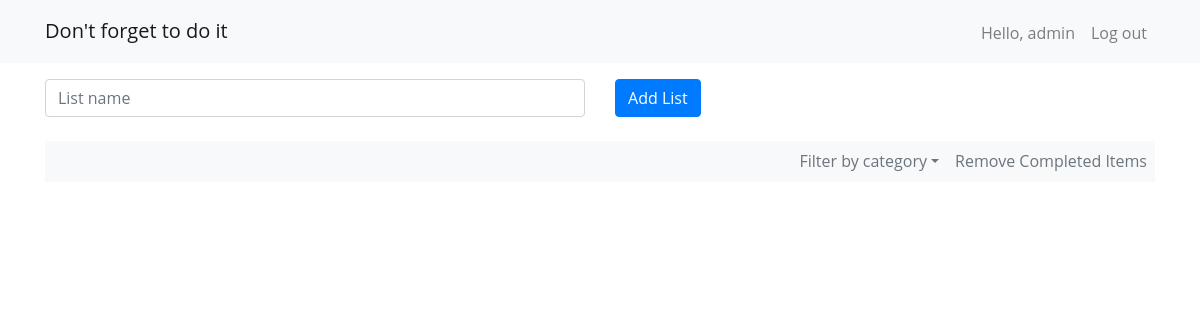
Page /dashboard (signed in) on the earlier database version.
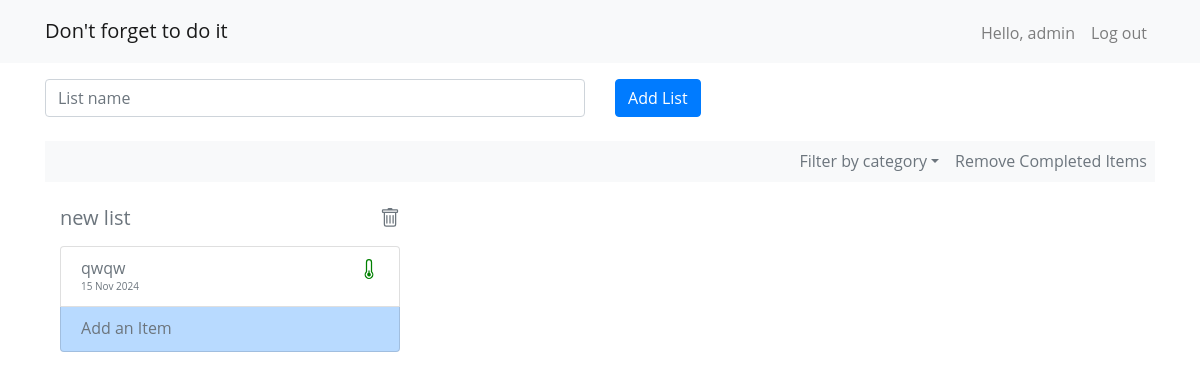
Same page on the later database version.
### lists/models.py (models this page shows, shortened)
class List(models.Model):
    name = models.CharField(max_length=200)
    user = models.ForeignKey(User, on_delete=models.CASCADE, default=1)

class Item(models.Model):
    PRIORITY = [
        ("1", "High"),
        ("2", "Medium"),
        ("3", "Low")
    ]
    CATEGORY = [
        ("WRK", "Work"),
        ("FML", "Family"),
        ("LRN", "Learning"),
        ("TRV", "Travelling"),
        ("OTH", "Others")
    ]
    list = models.ForeignKey(List, related_name='items', on_delete=models.CASCADE)
    title = models.CharField(max_length=200)
    category = models.CharField(
        max_length=20,
        choices=CATEGORY,
        default="OTH"
    )
    priority = models.CharField(
        max_length=10,
        choices=PRIORITY,
        default=3,
    )
    date = models.DateField(default=date.today)
    duration = models.IntegerField(default=1)
    completed = models.BooleanField(default=False)
    comments = models.TextField(max_length=200, blank=True)

### lists/views.py (the view)
# urls.py: path('dashboard', views.show_list, name='show_list'),
@login_required(login_url='log_in')
def show_list(request):
    form = ListForm(request.POST)
    if request.method == 'POST':
        form = ListForm(request.POST)
        if form.is_valid():
            new_list = form.save(commit=False)
            new_list.user = request.user
            form.save()
            return redirect('show_list')
    else:
        form = ListForm()
    lists = List.objects.filter(user=request.user)
    items = Item.objects.filter(list__in = lists)
    category_names = [category[1] for category in Item.CATEGORY]
    return render(request, "lists/dashboard.html",
                  {"form": form, 'lists': lists, 'items': items, 'categories': category_names})

### lists/forms.py
class ListForm(forms.ModelForm):
    class Meta:
        model = List
        fields = ['name']
        labels = {
            'name': '',
        }
        widgets = {
            'name': forms.TextInput(attrs={'class': 'form-control', 'placeholder': 'List name'}),
        }

### lists/templates/lists/dashboard.html (shortened to what the changed rows need)
{% extends "base.html" %}
{% load bootstrap4 %}
{% block content %}
<div class="d-flex flex-row bd-highlight mb-3">
     {% for list in lists %}
        <div class="col-md-4 order-md-2 mb-4">
                <h5 class="d-flex justify-content-between align-items-center mb-3">
                <span class="text-muted">{{ list.name }}</span>
                <span><a href="{% url 'remove_list' list.id %}" onclick="return confirm('Are you sure you want to proceed?');">
                            </a></span></h5>
                     <ul class="list-group mb-3">
                        {% for item in list.items.all|dictsort:'priority' %}
                            {% if item.completed == True %}
                                {% if item.priority == '1' %}
                                    <li class="list-group-item list-group-item-action d-flex justify-content-between lh-condensed">
                                            <div>
                                            <h6 class="my-0"><a href="{% url 'edit_item' item.id %}"><del>{{ item.title }}</del></a></h6>
                                            <small class="text-muted">{{ item.date|date:"d M Y" }}</small>
                                            </div>
                                        <span class="text-muted" style="font-size: 10px;">
                                        <svg xmlns="http://www.w3.org/2000/svg" width="20" height="20" fill="red" class="bi bi-thermometer-high" viewBox="0 0 16 16">
                                            <path d="M9.5 12.5a1.5 1.5 0 1 1-2-1.415V2.5a.5.5 0 0 1 1 0v8.585a1.5 1.5 0 0 1 1 1.415"/>
                                            <path d="M5.5 2.5a2.5 2.5 0 0 1 5 0v7.55a3.5 3.5 0 1 1-5 0zM8 1a1.5 1.5 0 0 0-1.5 1.5v7.987l-.167.15a2.5 2.5 0 1 0 3.333 0l-.166-.15V2.5A1.5 1.5 0 0 0 8 1"/>
                                        </svg>
                                        </span>
                                    </li>
                                {% elif item.priority == '2' %}
                                    <li class="list-group-item list-group-item-action d-flex justify-content-between lh-condensed">
                                        <div>
                                        <h6 class="my-0"><a href="{% url 'edit_item' item.id %}"><del>{{ item.title }}</del></a></h6>
                                        <small class="text-muted">{{ item.date|date:"d M Y" }}</small>
                                        </div>
                                        <span class="text-muted" style="font-size: 10px;">
                                        <svg xmlns="http://www.w3.org/2000/svg" width="20" height="20" fill="orange" class="bi bi-thermometer-half" viewBox="0 0 16 16">
                                             <path d="M9.5 12.5a1.5 1.5 0 1 1-2-1.415V6.5a.5.5 0 0 1 1 0v4.585a1.5 1.5 0 0 1 1 1.415"/>
                                             <path d="M5.5 2.5a2.5 2.5 0 0 1 5 0v7.55a3.5 3.5 0 1 1-5 0zM8 1a1.5 1.5 0 0 0-1.5 1.5v7.987l-.167.15a2.5 2.5 0 1 0 3.333 0l-.166-.15V2.5A1.5 1.5 0 0 0 8 1"/>
                                        </svg>
                                        </span>
                                    </li>
                                {% elif item.priority == '3' %}
                                    <li class="list-group-item list-group-item-action d-flex justify-content-between lh-condensed">
                                        <div>
                                            <h6 class="my-0"><a href="{% url 'edit_item' item.id %}"><del>{{ item.title }}</del></a></h6>
                                            <small class="text-muted">{{ item.date|date:"d M Y" }}</small>
                                            </div>
                                            <span class="text-muted" style="font-size: 10px;">
                                            <svg xmlns="http://www.w3.org/2000/svg" width="20" height="20" fill="green" class="bi bi-thermometer-low" viewBox="0 0 16 16">
                                                    <path d="M9.5 12.5a1.5 1.5 0 1 1-2-1.415V9.5a.5.5 0 0 1 1 0v1.585a1.5 1.5 0 0 1 1 1.415"/>
                                                    <path d="M5.5 2.5a2.5 2.5 0 0 1 5 0v7.55a3.5 3.5 0 1 1-5 0zM8 1a1.5 1.5 0 0 0-1.5 1.5v7.987l-.167.15a2.5 2.5 0 1 0 3.333 0l-.166-.15V2.5A1.5 1.5 0 0 0 8 1"/>
                                                </svg>
                                            </span>
                                    </li>
                                {% endif %}
                          {% elif item.completed == False %}
                                {% if item.priority == '1' %}
                                    <li class="list-group-item list-group-item-action d-flex justify-content-between lh-condensed">
                                        <div>
                                            <h6 class="my-0"><a href="{% url 'edit_item' item.id %}">{{ item.title }}</a></h6>
                                            <small class="text-muted">{{ item.date|date:"d M Y" }}</small>
                                            </div>
                                        <span class="text-muted" style="font-size: 10px;">
                                        <svg xmlns="http://www.w3.org/2000/svg" width="20" height="20" fill="red" class="bi bi-thermometer-high" viewBox="0 0 16 16">
                                            <path d="M9.5 12.5a1.5 1.5 0 1 1-2-1.415V2.5a.5.5 0 0 1 1 0v8.585a1.5 1.5 0 0 1 1 1.415"/>
                                            <path d="M5.5 2.5a2.5 2.5 0 0 1 5 0v7.55a3.5 3.5 0 1 1-5 0zM8 1a1.5 1.5 0 0 0-1.5 1.5v7.987l-.167.15a2.5 2.5 0 1 0 3.333 0l-.166-.15V2.5A1.5 1.5 0 0 0 8 1"/>
                                        </svg>
                                        </span>
                                    </li>
                                {% elif item.priority == '3' %}
                                    <li class="list-group-item list-group-item-action d-flex justify-content-between lh-condensed">
                                        <div>
                                            <h6 class="my-0"><a href="{% url 'edit_item' item.id %}">{{ item.title }}</a></h6>
                                            <small class="text-muted" style="font-size: 10px;">{{ item.date|date:"d M Y" }}</small>
                                        </div>
                                            <span class="text-muted">
                                            </span>
                                    </li>
                                {% endif %}
                            {% endif %}
                        {% endfor %}
                         <li class="list-group-item list-group-item-action list-group-item-primary d-flex justify-content-between lh-condensed">
                             <h6 class="my-0"><a href="{% url 'add_item' list.id %}">Add an Item</a></h6>
                         </li>
                    </ul>
                </div>
            {% endfor %}
        </div>
{% endblock %}

Differences in the rows shown:
added List: name "new list"
added Item: title "qwqw", date "15 Nov 2024"
